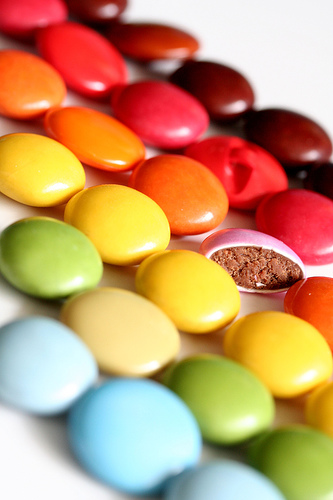
#> input picture 2nd Semester/Sisteme Instruibile pentru Analiza Imaginilor/Laborator/_TestImages/ImgTstColor/KnolCandyMain.jpg, 333 x 500 px, given in place of kodim04.png, which was not available
$ jupyter execute A1P2_ColorSpaces.ipynb   (text cells are left out)
#> lines starting #> are read from the running program, lines starting #| are printed output that depends on the picture; pictures that were not available may be replaced by others from this repository, and a replacement may not be noted
### 2nd Semester/Sisteme Instruibile pentru Analiza Imaginilor/Laborator/Lab1_IntroImgs/ColorSpaceFunctions.py
# -*- coding: utf-8 -*-
"""
Created on Tue Apr 16 11:28:50 2019

@author: Camelia
"""
#import os
import numpy as np
import cv2
import matplotlib.pyplot as plt
from mpl_toolkits.mplot3d import Axes3D

# functiile necesare in aplicatie
def ConvertColorSpace(ImgOrg, OrgColorSpace, NewColorSpace):
    # Conversie din Spatiu de culoare in RGB intr-un alt spatiu de culoare
    if (OrgColorSpace == 'R/G/B'):
        if (NewColorSpace == 'Y/Cr/Cb'): ImgCvt = cv2.cvtColor(ImgOrg, cv2.COLOR_RGB2YCrCb)
        elif (NewColorSpace == 'H/S/V'): ImgCvt = cv2.cvtColor(ImgOrg, cv2.COLOR_RGB2HSV)
        elif (NewColorSpace == 'L/a/b'): ImgCvt = cv2.cvtColor(ImgOrg, cv2.COLOR_RGB2Lab)
    elif (NewColorSpace == 'R/G/B'): # revenire la RGB - necesar pentru afisare corecta a imaginii
        if (OrgColorSpace == 'Y/Cr/Cb'): ImgCvt = cv2.cvtColor(ImgOrg, cv2.COLOR_YCrCb2RGB)
        elif (OrgColorSpace == 'H/S/V'): ImgCvt = cv2.cvtColor(ImgOrg, cv2.COLOR_HSV2RGB)
        elif (OrgColorSpace == 'L/a/b'): ImgCvt = cv2.cvtColor(ImgOrg, cv2.COLOR_Lab2RGB)
    return ImgCvt

def plotColorComponents(imgInColorSpace, clrSpName):
    # Afisarea celor 3 componente de culoare sub forma unei imagini
    compName = clrSpName.split('/') # Extragere nume componente
    fig = plt.figure(figsize=(20,10))
    for i in range(0,3):
        fig.add_subplot(1,3,i+1)
        plt.imshow(imgInColorSpace[:,:,i],cmap='gray', vmin=0, vmax=255)
        plt.title('Componenta ' + compName[i])
    plt.show()

def plotColorHistograms(imgInColorSpace, clrSpName):
     # Afisarea histograme celor 3 componente de culoare
    compName = clrSpName.split('/') # Extragere nume componente
    fig = plt.figure(figsize=(20,2))
    color = ('b','g','r')
    for i,col in enumerate(color):
        histr = cv2.calcHist([imgInColorSpace],[i],None,[256],[0,256])
        fig.add_subplot(1,3,i+1)
        plt.plot(histr,color = col)
        plt.title('Componenta ' + compName[i])
        plt.xlim([0,256])
    plt.show()

def plot3DcolorSpace(imgClrSp, imgOrg, clrSpName):
    print('\n Afisare Cub Culori in spatiu de culoare: ', clrSpName )
    imgClrSpRed = np.reshape(imgClrSp,(imgClrSp.shape[0]*imgClrSp.shape[1] ,imgClrSp.shape[2]))
    imgOrgRed = np.reshape(imgOrg,(imgOrg.shape[0]*imgOrg.shape[1] ,imgOrg.shape[2]))
    uniqvals, indices = np.unique(imgClrSpRed, axis = 0, return_index=True)
    print('\n Numar culori unice care apar in imagine: ',uniqvals.shape[0], 'din 2^24(',2**24,')',
          '; procent: ', round(100*(uniqvals.shape[0]/2**24),2), '% acoperire cub')
    nrVals = uniqvals.shape[0]
    pas = int(nrVals/3000)+1
    #pas = 1
    uniqvals = uniqvals[range(0, nrVals, pas), :].copy()
    cli = imgOrgRed[indices[range(0, nrVals, pas)],:].astype(float)/255
    fig = plt.figure(figsize=(20,10))
    ax = fig.add_subplot(1,2,1, projection='3d')
    ax.scatter(uniqvals[:,2], uniqvals[:,1], uniqvals[:,0], c=cli, marker='.')
    ax.set_xlim([0,256]); ax.set_ylim([0,256]); ax.set_zlim([0,256])
    compName = clrSpName.split('/')
    ax.set_xlabel('Componenta '+ compName[2]); ax.set_ylabel('Componenta '+ compName[1]); ax.set_zlabel('Componenta '+ compName[0])
    ax1 = fig.add_subplot(1,2,2)
    ax1.imshow(imgOrg)
    ax1.set_title('Imaginea originala RGB')
    plt.show()

def plot2DcolorSpace(imgClrSp, imgOrg, clrSpName, selCrom):

    print('\n Afisare Componente Crominata in spatiu de culoare: ', clrSpName)
    compName = clrSpName.split('/')
    imgClrSpRed = np.reshape(imgClrSp,(imgClrSp.shape[0]*imgClrSp.shape[1] ,imgClrSp.shape[2]))
    imgOrgRed = np.reshape(imgOrg,(imgOrg.shape[0]*imgOrg.shape[1] ,imgOrg.shape[2]))
    c=0;RetComp = np.zeros((imgOrg.shape[0]*imgOrg.shape[1], 2))
    compNameRet = [0, 0]
    for i in range (0,3):
        if (selCrom[i] == 1):
            RetComp[:,c] = imgClrSpRed[:,i];
            compNameRet[c] = compName[i]
            c = c+1

    uniqvals, indices = np.unique(RetComp, axis = 0, return_index=True)
    print('\n Numar culori unice care apar in imagine: ',uniqvals.shape[0])
    nrVals = uniqvals.shape[0]
    pas = int(nrVals/3000)+1
    #pas = 1
    uniqvals = uniqvals[range(0, nrVals, pas), :].copy()
    cli = imgOrgRed[indices[range(0, nrVals, pas)],:].astype(float)/255
    fig = plt.figure(figsize=(20,7))
    ax = fig.add_subplot(1,2,1)
    ax.scatter(uniqvals[:,1], uniqvals[:,0], c=cli, marker='.')
    ax.set_xlim([0,256]); ax.set_ylim([0,256]);
    ax.set_xlabel('Componenta '+ compNameRet[1]); ax.set_ylabel('Componenta '+ compNameRet[0]); #ax.set_zlabel('Componenta '+ compName[0])
    ax1 = fig.add_subplot(1,2,2)
    ax1.imshow(imgOrg)
    ax1.set_title('Imaginea originala RGB')
    plt.show()

### 2nd Semester/Sisteme Instruibile pentru Analiza Imaginilor/Laborator/Lab1_IntroImgs/A1P2_ColorSpaces.ipynb
[cell 1]
# Fiecare lucrare de laborator se va finaliza prin printarea script-ului
#   sub forma unui raport si incarcarea lui online
# Rapoartele trebuie incarcate pana la sfarsitul orei de laborator!!!

# Lucrare de laborator realizata de:
NumeStudent = "Oscar Gal"
Specializare = "TM" # TM/ TC/ SICAS
print("Lucrare de laborator realizata de: ", NumeStudent)
print(" \t de la specializarea: ", Specializare)

[cell 2]
import os
import numpy as np
import cv2
import matplotlib.pyplot as plt
from mpl_toolkits.mplot3d import Axes3D
import ColorSpaceFunctions as clsFcts

[cell 3]
# In[1] - Selectie si deschidere imagine
print('\n   ----- INFO - In[1] Selectie si deschidere imagine -----\n')
# Setare cale locatie imagini si nume fisier imagine
imgsPath = "/Users/galoscar07/Documents/master2k20-2k22/2nd Semester/SIAI/Laborator/_TestImages"
imgName = 'ImgTstColor/rose021.jpg'
imgName = 'Kodak/kodim04.png'

# Se va testa programul pe 5 imagini din directorul ImgTstColor

imgFile = os.path.sep.join([imgsPath, imgName])

# deschidere imagine
print('\n [Info] Imaginea originala ', imgFile)
imgBGR = cv2.imread(imgFile)
#> imgBGR is the input picture: shape (500, 333, 3); mean B, G, R 106, 151.2, 197.7
imgRGB = cv2.cvtColor(imgBGR, cv2.COLOR_BGR2RGB)
print("         Shape:" , imgRGB.shape)
#|          Shape: (500, 333, 3)
print("         Type :" , imgRGB.dtype)
#|          Type : uint8
fig = plt.figure(figsize=(10,10)); plt.imshow(imgRGB); plt.show()

[cell 4]
print('\n [Info] Afisare Spatiu RGB')
clsFcts.plotColorComponents(imgRGB, 'R/G/B')
#> in plotColorComponents, `plt.show()`:
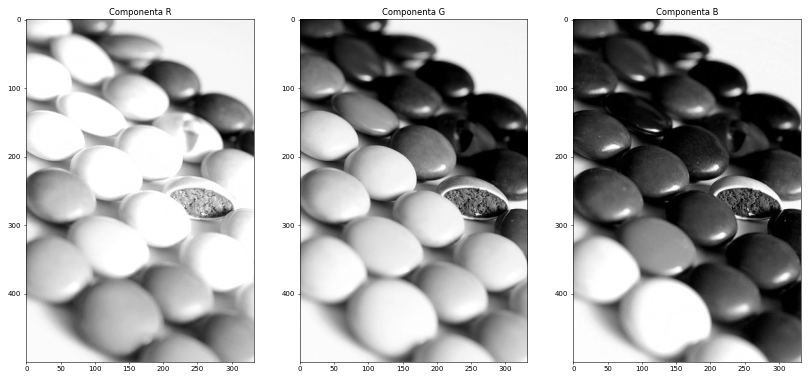
#> figure drawn by matplotlib, 3 panels
clsFcts.plotColorHistograms(imgRGB, 'R/G/B')
#> in plotColorHistograms, `plt.show()`:
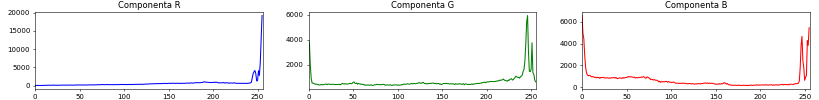
#> figure drawn by matplotlib, 3 panels; panel 1: curve peaks at x = 255, y = 19213; panel 2: curve peaks at x = 246, y = 5949; panel 3: curve peaks at x = 0, y = 6590
clsFcts.plot3DcolorSpace(imgRGB, imgRGB,'R/G/B') # cub RGB
#|  Numar culori unice care apar in imagine:  71481 din 2^24( 16777216 ) ; procent:  0.43 % acoperire cub
#> in plot3DcolorSpace, `uniqvals = uniqvals[range(0, nrVals, pas), :].copy()`: uniqvals = 2979 rows, first 8: [0, 0, 0], [4, 0, 3], [10, 0, 1], [13, 3, 4], [16, 7, 8], [19, 4, 1], [21, 6, 1], [23, 3, 2]
#> in plot3DcolorSpace, `cli = imgOrgRed[indices[range(0, nrVals, pas)],:].astype(float)/255`: cli = 2979 rows, first 8: [0, 0, 0], [0.0157, 0, 0.0118], [0.0392, 0, 0.00392], [0.051, 0.0118, 0.0157], [0.0627, 0.0275, 0.0314], [0.0745, 0.0157, 0.00392], [0.0824, 0.0235, 0.00392], [0.0902, 0.0118, 0.00784]
#> in plot3DcolorSpace, `plt.show()`:
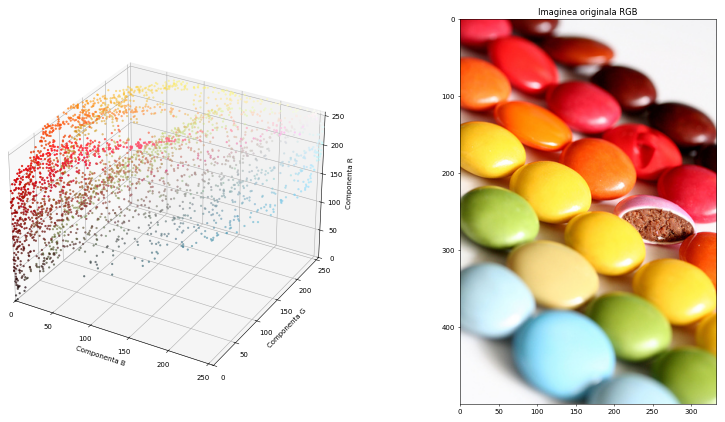
#> figure drawn by matplotlib, 2 panels
# Urmarim cubul de culori in spatiul RGB

[cell 5]
# In[2] - Setare spatii de culoare utilizate in aplicatie
print('\n   ----- INFO - In[2] Spatii de culoare utilizate in aplicatie -----\n')
ColorSpacesList = ['R/G/B', 'Y/Cr/Cb', 'H/S/V', 'L/a/b', 'gray']

print('Lista spatii de culoare utilizate: ', ColorSpacesList)

OrgColorSpace = ColorSpacesList[0] # 0 - pentru RGB - imaginea la deschidere este RGB

[cell 6]
# In[3] - Selectie spatiu YCrCb si afisare componente si cub culori in noul spatiu
# YCbCr
SelClr = 1 # se selecteaza ca si o pozitie din vectorul ColorSpacesList

NewColorSpace = ColorSpacesList[SelClr]

print('\n  ----- INFO - In[3] Conversie Spatiu de Culoare, din ' + OrgColorSpace + ' in '+ NewColorSpace)
ImgClrSp = clsFcts.ConvertColorSpace(imgRGB, OrgColorSpace , NewColorSpace)
#> in ConvertColorSpace, `if (NewColorSpace == 'Y/Cr/Cb'): ImgCvt = cv2.cvtColor(ImgOrg, cv2.COL..`: ImgCvt: shape (500, 333, 3); mean of channels 0, 1, 2 160, 155, 97.6

clsFcts.plotColorComponents(ImgClrSp, NewColorSpace)
#> call 2 of plotColorComponents, with clrSpName = 'Y/Cr/Cb'
#> in plotColorComponents (call 2), `plt.show()`:
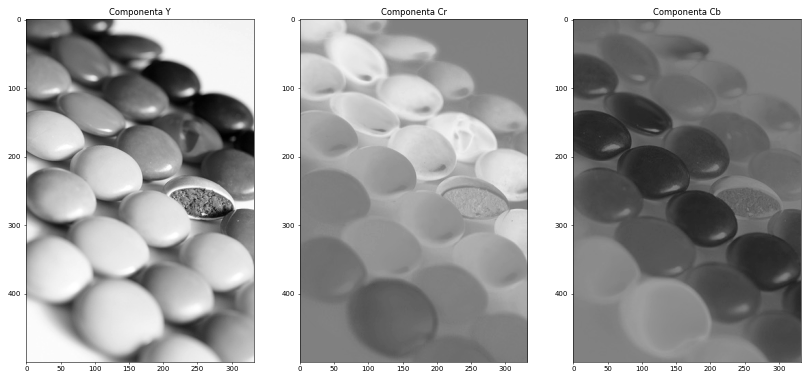
#> figure drawn by matplotlib, 3 panels
clsFcts.plotColorHistograms(ImgClrSp, NewColorSpace)
#> call 2 of plotColorHistograms, with clrSpName = 'Y/Cr/Cb'
#> in plotColorHistograms (call 2), `plt.show()`:
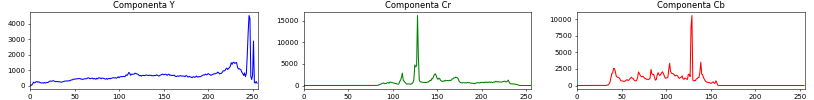
#> figure drawn by matplotlib, 3 panels; panel 1: curve peaks at x = 246, y = 4546; panel 2: curve peaks at x = 128, y = 16154; panel 3: curve peaks at x = 129, y = 10539
clsFcts.plot3DcolorSpace(ImgClrSp, imgRGB, NewColorSpace)
#> call 2 of plot3DcolorSpace, with clrSpName = 'Y/Cr/Cb'
#|  Numar culori unice care apar in imagine:  69007 din 2^24( 16777216 ) ; procent:  0.41 % acoperire cub
#> in plot3DcolorSpace (call 2), `uniqvals = uniqvals[range(0, nrVals, pas), :].copy()`: uniqvals = 2876 rows, first 8: [0, 128, 128], [2, 130, 128], [4, 133, 126], [6, 133, 127], [7, 137, 126], [8, 139, 124], [9, 139, 123], [10, 137, 123]
#> in plot3DcolorSpace (call 2), `cli = imgOrgRed[indices[range(0, nrVals, pas)],:].astype(float)/255`: cli = 2876 rows, first 8: [0, 0, 0], [0.0196, 0.00392, 0.00784], [0.0431, 0.00392, 0], [0.051, 0.0118, 0.0157], [0.0784, 0.00392, 0.0118], [0.0902, 0.00784, 0.00392], [0.0941, 0.0118, 0], [0.0902, 0.0196, 0.00392]
#> in plot3DcolorSpace (call 2), `plt.show()`:
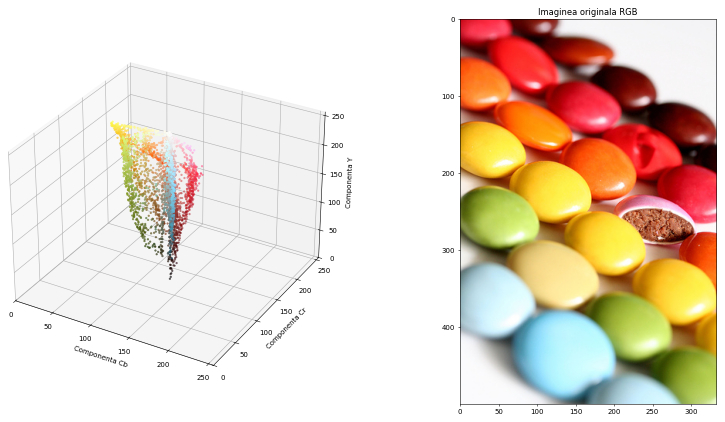
#> figure drawn by matplotlib, 2 panels

#Afisare 2D componente de Crominanta
SelectComponents = [0, 1, 1]
clsFcts.plot2DcolorSpace(ImgClrSp, imgRGB, NewColorSpace, SelectComponents)
#> after the loop in plot2DcolorSpace, `for i in range (0,3):`: RetComp = 166500 pairs, first value 80 to 245, second value 29 to 158; c = 2; compNameRet = ['Cr', 'Cb']
#> in plot2DcolorSpace, `uniqvals, indices = np.unique(RetComp, axis = 0, return_index=True)`: uniqvals = 9573 pairs, first value 80 to 245, second value 29 to 158; indices = 9573 values, max 166453 at index 579, min 0 at index 8959, mean 61904.4
#|  Numar culori unice care apar in imagine:  9573
#> in plot2DcolorSpace, `uniqvals = uniqvals[range(0, nrVals, pas), :].copy()`: uniqvals = 2394 pairs, first value 80 to 245, second value 30 to 157
#> in plot2DcolorSpace, `cli = imgOrgRed[indices[range(0, nrVals, pas)],:].astype(float)/255`: cli = 2394 rows, first 8: [0.384, 0.741, 0.847], [0.361, 0.706, 0.8], [0.408, 0.745, 0.851], [0.38, 0.71, 0.812], [0.306, 0.627, 0.714], [0.522, 0.839, 0.957], [0.459, 0.773, 0.878], [0.404, 0.71, 0.796]
#> in plot2DcolorSpace, `plt.show()`:
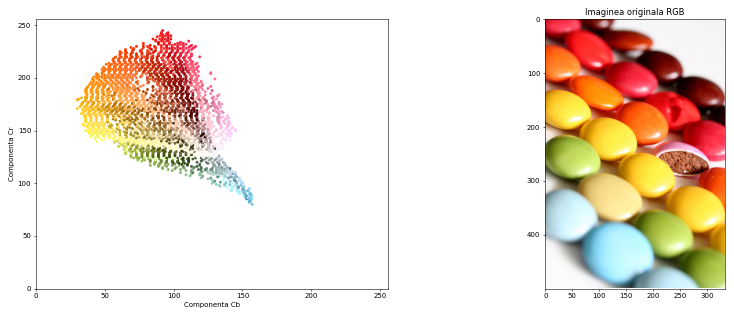
#> figure drawn by matplotlib, 2 panels
# Observam cele 3 componenete din noul spatiu de culoare precum si histogramele lor
# Specificam la fiecare spatiu care componenta contine informatii despre
#   luminata si crominanta

[cell 7]
# In[4] - Selectie spatiu HSV si afisare componente si cub culori in noul spatiu
# HSV

[cell 8]
# In[4] - Selectie spatiu HSV si afisare componente si cub culori in noul spatiu
# Lab

[cell 9]
# In[6] - modificare componente in spatiu de culoare selectat
# Se vor pastra doar componentele de crominanta
# Componenta de luminanta se seteaza la valoare constanta 128
# Se reface imaginea - conversie RGB pentru afisare
print('\n  ----- INFO - In[6] Eliminare variatii/ componenta de luminata')
# Selectie spatiu de culoare din lista
# ColorSpacesList = ['R/G/B' = 0, 'Y/Cr/Cb' = 1, 'H/S/V' = 2, 'L/a/b' = 3, 'gray' = 3]
SelClr = 1 # cod spatiu de culoare (vals: 1,2,3)
NrCompConst = 2 # numar componenta care se seteaza constanta (vals: 0,1,2)

NewColorSpace = ColorSpacesList[SelClr]
ImgClrSp = clsFcts.ConvertColorSpace(imgRGB, OrgColorSpace , NewColorSpace)
print('\n Conversie Spatiu de Culoare, din ' + OrgColorSpace + ' in '+ NewColorSpace)
print('\n Componenta setata constanta ', NewColorSpace.split('/') [NrCompConst])

ImgClrSpMod =ImgClrSp.copy()
# setare componenta luminanta la o valoare constanta
ImgClrSpMod[:,:,NrCompConst] = 128
#> ImgClrSpMod: shape (500, 333, 3); mean of channels 0, 1, 2 160, 155, 128
# ImgClrSpMod[:,:,1] = 255
# Reconversie imagine la sptiu RGB pentru aficare
ImgRGBref = clsFcts.ConvertColorSpace(ImgClrSpMod, NewColorSpace , OrgColorSpace)
#> call 3 of ConvertColorSpace, with OrgColorSpace = 'Y/Cr/Cb', NewColorSpace = 'R/G/B'
#> in ConvertColorSpace (call 3), `if (OrgColorSpace == 'Y/Cr/Cb'): ImgCvt = cv2.cvtColor(ImgOrg, cv2.COL..`:
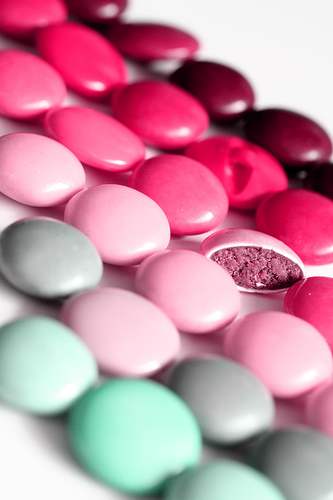
#> ImgCvt: shape (500, 333, 3); mean R, G, B 197.8, 141, 160
fig = plt.figure(figsize=(10,10));plt.imshow( ImgRGBref); plt.show();

$ run again, on 2nd Semester/Sisteme Instruibile pentru Analiza Imaginilor/Laborator/_TestImages/ImgTstColor/avion_bot.JPG
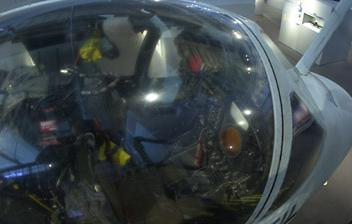
#> input picture 2nd Semester/Sisteme Instruibile pentru Analiza Imaginilor/Laborator/_TestImages/ImgTstColor/avion_bot.JPG, 352 x 224 px, given in place of kodim04.png, which was not available
#> imgBGR is the input picture: shape (224, 352, 3); mean B, G, R 75.1, 71.6, 62.9
#|          Shape: (224, 352, 3)
#|          Type : uint8
#|  Numar culori unice care apar in imagine:  20772 din 2^24( 16777216 ) ; procent:  0.12 % acoperire cub
#> in plot3DcolorSpace, `uniqvals = uniqvals[range(0, nrVals, pas), :].copy()`: uniqvals = 2968 rows, first 8: [0, 2, 12], [0, 14, 21], [5, 14, 11], [7, 9, 6], [8, 10, 5], [9, 8, 13], [9, 12, 17], [9, 16, 22]
#> in plot3DcolorSpace, `cli = imgOrgRed[indices[range(0, nrVals, pas)],:].astype(float)/255`: cli = 2968 rows, first 8: [0, 0.00784, 0.0471], [0, 0.0549, 0.0824], [0.0196, 0.0549, 0.0431], [0.0275, 0.0353, 0.0235], [0.0314, 0.0392, 0.0196], [0.0353, 0.0314, 0.051], [0.0353, 0.0471, 0.0667], [0.0353, 0.0627, 0.0863]
#|  Numar culori unice care apar in imagine:  20752 din 2^24( 16777216 ) ; procent:  0.12 % acoperire cub
#> in plot3DcolorSpace (call 2), `uniqvals = uniqvals[range(0, nrVals, pas), :].copy()`: uniqvals = 2965 rows, first 8: [3, 126, 133], [8, 127, 127], [9, 128, 131], [10, 127, 131], [11, 127, 127], [12, 120, 131], [12, 126, 129], [12, 127, 130]
#> in plot3DcolorSpace (call 2), `cli = imgOrgRed[indices[range(0, nrVals, pas)],:].astype(float)/255`: cli = 2965 rows, first 8: [0, 0.00784, 0.0471], [0.0275, 0.0353, 0.0235], [0.0353, 0.0314, 0.0549], [0.0353, 0.0392, 0.0588], [0.0392, 0.0471, 0.0353], [0.00392, 0.0667, 0.0667], [0.0353, 0.051, 0.0549], [0.0431, 0.0471, 0.0627]
#> in plot3DcolorSpace (call 2), `plt.show()`:
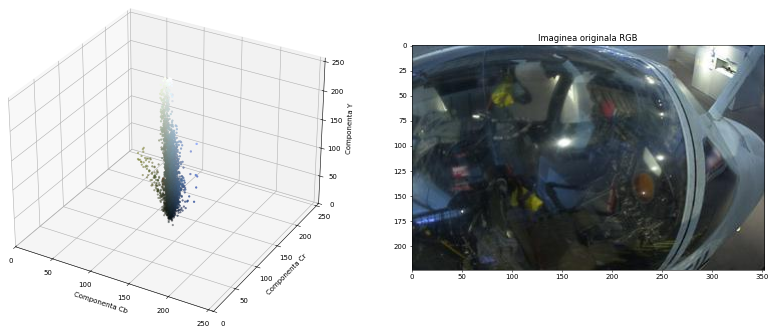
#> figure drawn by matplotlib, 2 panels
#> after the loop in plot2DcolorSpace, `for i in range (0,3):`: RetComp = 78848 pairs, first value 101 to 155, second value 80 to 178; c = 2; compNameRet = ['Cr', 'Cb']
#> in plot2DcolorSpace, `uniqvals, indices = np.unique(RetComp, axis = 0, return_index=True)`: uniqvals = 1088 pairs, first value 101 to 155, second value 80 to 178; indices = 1088 values, max 75751 at index 521, min 0 at index 313, mean 26989.7
#|  Numar culori unice care apar in imagine:  1088
#> in plot2DcolorSpace, `cli = imgOrgRed[indices[range(0, nrVals, pas)],:].astype(float)/255`: cli = 1088 rows, first 8: [0.459, 0.616, 0.957], [0.376, 0.525, 0.859], [0.345, 0.49, 0.808], [0.357, 0.498, 0.843], [0.247, 0.388, 0.694], [0.341, 0.478, 0.8], [0.388, 0.522, 0.804], [0.325, 0.459, 0.749]
#> ImgClrSpMod: shape (224, 352, 3); mean of channels 0, 1, 2 69.4, 123.4, 128
#> in ConvertColorSpace (call 3), `if (OrgColorSpace == 'Y/Cr/Cb'): ImgCvt = cv2.cvtColor(ImgOrg, cv2.COL..`:
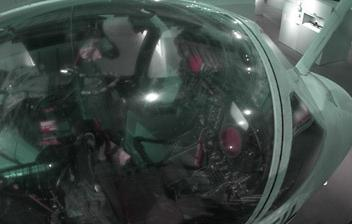
#> ImgCvt: shape (224, 352, 3); mean R, G, B 62.9, 72.7, 69.4

$ run again, on 2nd Semester/Sisteme Instruibile pentru Analiza Imaginilor/Laborator/_TestImages/ImgTstColor/baietel.jpg
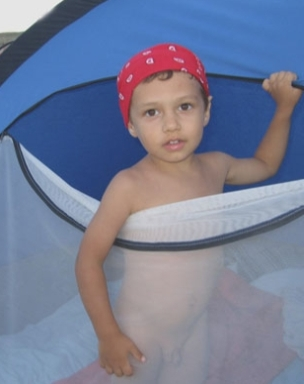
#> input picture 2nd Semester/Sisteme Instruibile pentru Analiza Imaginilor/Laborator/_TestImages/ImgTstColor/baietel.jpg, 304 x 384 px, given in place of kodim04.png, which was not available
#> imgBGR is the input picture: shape (384, 304, 3); mean B, G, R 150, 125.1, 117.7
#|          Shape: (384, 304, 3)
#|          Type : uint8
#|  Numar culori unice care apar in imagine:  21329 din 2^24( 16777216 ) ; procent:  0.13 % acoperire cub
#> in plot3DcolorSpace, `uniqvals = uniqvals[range(0, nrVals, pas), :].copy()`: uniqvals = 2667 rows, first 8: [27, 47, 74], [31, 52, 81], [32, 52, 76], [34, 48, 74], [35, 54, 86], [36, 51, 72], [36, 53, 83], [36, 59, 90]
#> in plot3DcolorSpace, `cli = imgOrgRed[indices[range(0, nrVals, pas)],:].astype(float)/255`: cli = 2667 rows, first 8: [0.106, 0.184, 0.29], [0.122, 0.204, 0.318], [0.125, 0.204, 0.298], [0.133, 0.188, 0.29], [0.137, 0.212, 0.337], [0.141, 0.2, 0.282], [0.141, 0.208, 0.325], [0.141, 0.231, 0.353]
#|  Numar culori unice care apar in imagine:  21329 din 2^24( 16777216 ) ; procent:  0.13 % acoperire cub
#> in plot3DcolorSpace (call 2), `uniqvals = uniqvals[range(0, nrVals, pas), :].copy()`: uniqvals = 2667 rows, first 8: [44, 116, 145], [47, 117, 146], [47, 122, 133], [48, 117, 143], [48, 126, 132], [49, 119, 141], [49, 124, 134], [50, 118, 143]
#> in plot3DcolorSpace (call 2), `cli = imgOrgRed[indices[range(0, nrVals, pas)],:].astype(float)/255`: cli = 2667 rows, first 8: [0.106, 0.184, 0.29], [0.125, 0.192, 0.31], [0.153, 0.196, 0.22], [0.129, 0.2, 0.294], [0.176, 0.188, 0.216], [0.141, 0.2, 0.282], [0.169, 0.196, 0.235], [0.141, 0.204, 0.302]
#> in plot3DcolorSpace (call 2), `plt.show()`:
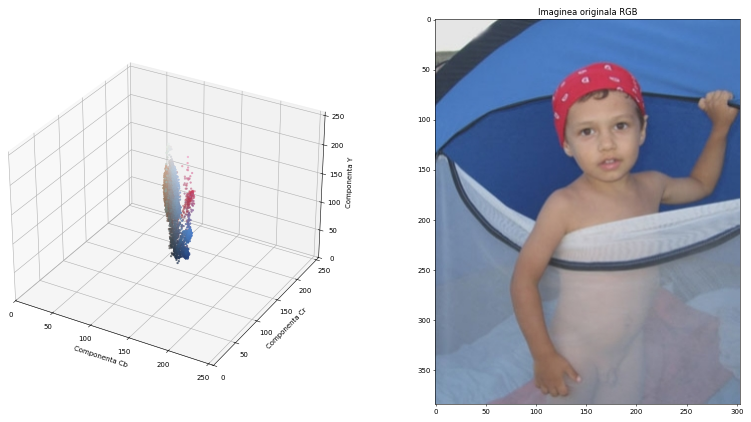
#> figure drawn by matplotlib, 2 panels
#> after the loop in plot2DcolorSpace, `for i in range (0,3):`: RetComp = 116736 pairs, first value 96 to 201, second value 107 to 173; c = 2; compNameRet = ['Cr', 'Cb']
#> in plot2DcolorSpace, `uniqvals, indices = np.unique(RetComp, axis = 0, return_index=True)`: uniqvals = 1800 pairs, first value 96 to 201, second value 107 to 173; indices = 1800 values, max 116490 at index 726, min 0 at index 578, mean 22419.2
#|  Numar culori unice care apar in imagine:  1800
#> in plot2DcolorSpace, `cli = imgOrgRed[indices[range(0, nrVals, pas)],:].astype(float)/255`: cli = 1800 rows, first 8: [0.302, 0.51, 0.776], [0.306, 0.514, 0.788], [0.306, 0.51, 0.796], [0.294, 0.494, 0.749], [0.298, 0.498, 0.757], [0.298, 0.494, 0.765], [0.322, 0.518, 0.796], [0.294, 0.49, 0.776]
#> ImgClrSpMod: shape (384, 304, 3); mean of channels 0, 1, 2 125.7, 122.3, 128
#> in ConvertColorSpace (call 3), `if (OrgColorSpace == 'Y/Cr/Cb'): ImgCvt = cv2.cvtColor(ImgOrg, cv2.COL..`:
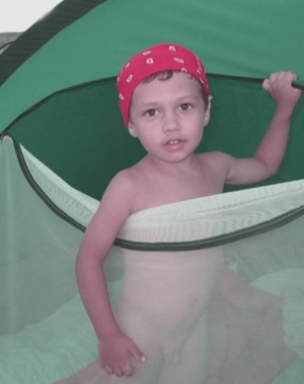
#> ImgCvt: shape (384, 304, 3); mean R, G, B 117.7, 129.8, 125.7
